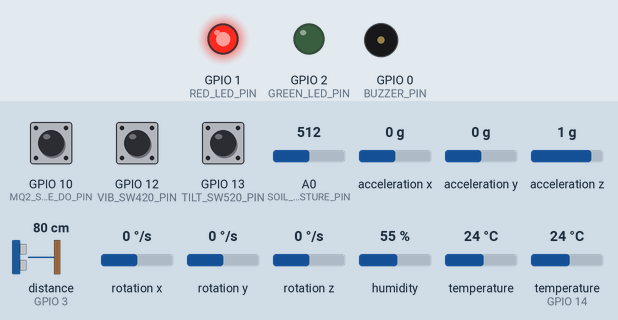
This sketch was run on a simulated ESP8266 (NodeMCU). Parts: output pins drawn as LEDs (lit = HIGH), buzzer (waves = sounding). Wiring (inferred from the names in the program): ultrasonic range finder: trigger GPIO 15; echo GPIO 3. The test bench sets the inputs (shaded band); at power-on: acceleration x 0 g, acceleration z 1 g, GPIO 10 (MQ2_SMOKE_DO_PIN) LOW, GPIO 12 (VIB_SW420_PIN) LOW, GPIO 13 (TILT_SW520_PIN) HIGH, A0 (SOIL_MOISTURE_PIN) = 512, acceleration y 0 g, distance to the obstacle (sensor on GPIO 3) 80 cm, rotation x 0 °/s, rotation y 0 °/s, rotation z 0 °/s, humidity 55 %, temperature 24 °C, temperature (sensor on GPIO 14) 24 °C. The echo pulse lasts 58.3 µs per cm; WiFi joins after 1.5 s; servers stay silent unless stated; uploads are accepted with an empty reply; pins used as bus, display or sensor lines are not drawn; what the sketch prints to the serial monitor is not drawn.

Above: at 3.7 s.
3.8 s: acceleration x set to -0.5 g
14.4 s: acceleration x set to -0.8 g
At 19.3 s:
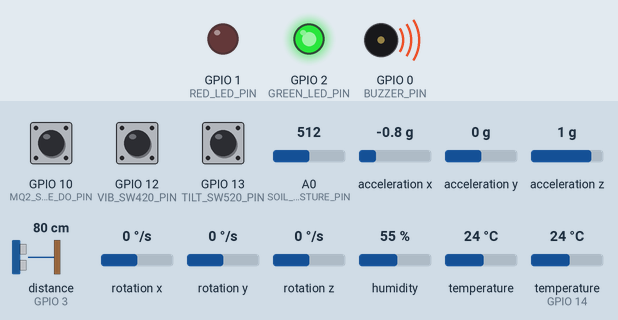
20.3 s: acceleration z set to 0.8 g
At 24.2 s:
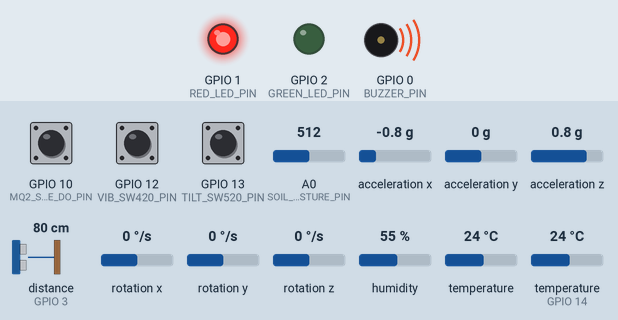
46.1 s: acceleration x set to -1.1 g
At 51.1 s:
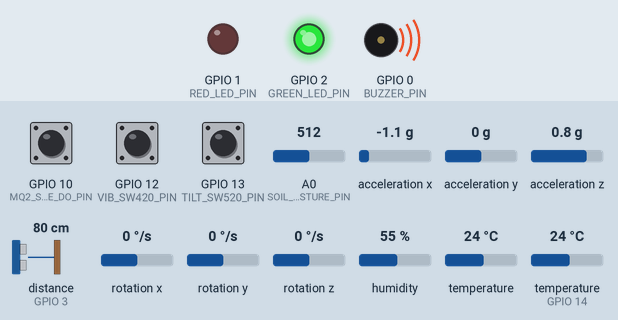
Timing chart, 0 to 52.6 s (numbered marks = the images above; inputs shaded):
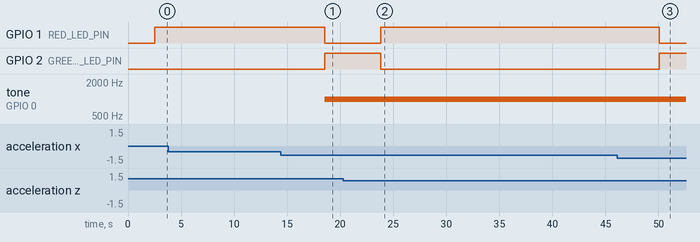

Measured:
- the behaviour switches between -0.6 and -0.7 g on acceleration x (found by bisection; images 0 and 1)
- the behaviour switches between 1 and 0.9 g on acceleration z (found by bisection; images 1 and 2)
- the behaviour switches between -0.9 and -1 g on acceleration x (found by bisection; images 2 and 3)
- after the input at 3.8 s, every drawn part: stays the same
- after the input at 14.4 s, GPIO 1 (RED_LED_PIN): HIGH → LOW after 4.1 s; GPIO 2 (GREEN_LED_PIN): LOW → HIGH after 4.1 s; tone on GPIO 0 (BUZZER_PIN): silent → 1000 Hz after 4.1 s
- after the input at 20.3 s, GPIO 1 (RED_LED_PIN): LOW → HIGH after 3.5 s; GPIO 2 (GREEN_LED_PIN): HIGH → LOW after 3.5 s
- after the input at 46.1 s, GPIO 1 (RED_LED_PIN): HIGH → LOW after 4.0 s; GPIO 2 (GREEN_LED_PIN): LOW → HIGH after 4.0 s

The sketch:

esp8266_sensors.ino
```cpp
/*
 * D-SQUARE 2.0 (Disaster Surveillance using Quadruple UAV AI Remote Earth-observation)
 * ESP8266 NodeMCU Firmware (10 Sensors + Alert Controls)
 *
 * FINAL CORRECTED Pin Configuration - ALL CONFLICTS RESOLVED
 *
 * Hardware Connections:
 * - DHT11 (Temp/Humidity): GPIO 14 (D5)
 * - Soil Moisture Sensor: Analog A0 + Power Control GPIO 16 (D0)
 * - MQ-2 Smoke Sensor: Digital Output GPIO 10 (RX) - ALREADY CONNECTED
 * - SW-420 Vibration Sensor: GPIO 12 (D6)
 * - SW-520D Tilt Sensor: GPIO 13 (D7)
 * - HC-SR04 Ultrasonic (Water Level): TRIG GPIO 15 (D8), ECHO GPIO 3 (RX)
 * - MPU6050 (Vibration/Accel): I2C SDA GPIO 4 (D2), SCL GPIO 5 (D1)
 * - RGB Alert LED: Red GPIO 1 (TX), Green GPIO 2 (D4)
 * - Piezo Buzzer: GPIO 0 (D3)
 */

#include <ESP8266WiFi.h>
#include <ESP8266HTTPClient.h>
#include <WiFiClient.h>
#include <DHT.h>
#include <Wire.h>
#include <Adafruit_MPU6050.h>
#include <Adafruit_Sensor.h>

// ==================== WiFi Configuration ====================
const char* ssid = "YOUR_WIFI_SSID";
const char* password = "YOUR_WIFI_PASSWORD";

// ==================== Server Endpoint ====================
const char* serverUrl = "http://192.168.1.100:5000/api/sensor_data";

// ==================== FINAL CORRECTED Pin Definitions ====================
#define DHTPIN 14              // D5 - DHT11 Temperature/Humidity
#define DHTTYPE DHT11

#define SOIL_MOISTURE_PIN A0   // A0 - Soil Moisture Analog Output
#define SOIL_POWER_PIN 16      // D0 - Soil Sensor Power Control (prevents electrolysis)

#define MQ2_SMOKE_DO_PIN 10    // RX - MQ-2 Gas/Smoke Digital Output (ALREADY CONNECTED)

#define VIB_SW420_PIN 12       // D6 - SW-420 Digital Vibration Sensor
#define TILT_SW520_PIN 13      // D7 - SW-520D Tilt Ball Switch Sensor

#define TRIG_PIN 15            // D8 - HC-SR04 Ultrasonic Trigger
#define ECHO_PIN 3             // RX - HC-SR04 Ultrasonic Echo

#define RED_LED_PIN 1          // TX - Red Alert LED (Active LOW)
#define GREEN_LED_PIN 2        // D4 - Green Status LED (Active LOW)
#define BUZZER_PIN 0           // D3 - Piezo Buzzer (Active LOW)

// ==================== Global Objects ====================
DHT dht(DHTPIN, DHTTYPE);
Adafruit_MPU6050 mpu;

// ==================== Setup Function ====================
void setup() {
  Serial.begin(115200);
  delay(1000);

  // Initialize all pins
  pinMode(TRIG_PIN, OUTPUT);
  pinMode(ECHO_PIN, INPUT);
  pinMode(VIB_SW420_PIN, INPUT);
  pinMode(TILT_SW520_PIN, INPUT_PULLUP);
  pinMode(MQ2_SMOKE_DO_PIN, INPUT);
  pinMode(SOIL_POWER_PIN, OUTPUT);
  pinMode(RED_LED_PIN, OUTPUT);
  pinMode(GREEN_LED_PIN, OUTPUT);
  pinMode(BUZZER_PIN, OUTPUT);

  // Initialize DHT11 sensor
  dht.begin();

  // Initialize I2C for MPU6050 (SDA=GPIO 4, SCL=GPIO 5)
  Wire.begin(4, 5);

  // Initialize MPU6050
  if (!mpu.begin()) {
    Serial.println("Warning: MPU6050 Gyro/Accelerometer not detected!");
  } else {
    Serial.println("MPU6050 initialized successfully!");
  }

  // Connect to WiFi
  WiFi.begin(ssid, password);
  Serial.print("\nConnecting to WiFi");
  while (WiFi.status() != WL_CONNECTED) {
    delay(500);
    Serial.print(".");
  }
  Serial.println("\nWiFi Connected!");
  Serial.print("IP Address: ");
  Serial.println(WiFi.localIP());

  // Set default LED state (GREEN = Normal, RED = OFF)
  digitalWrite(GREEN_LED_PIN, LOW);    // GREEN ON (Active LOW)
  digitalWrite(RED_LED_PIN, HIGH);     // RED OFF (Active HIGH)
  digitalWrite(BUZZER_PIN, LOW);       // Buzzer OFF

  Serial.println("\n=== D-SQUARE 2.0 Node Initialized ===");
  Serial.println("Sensors: DHT11, Soil Moisture, MQ-2, Vibration, Tilt, HC-SR04, MPU6050");
  Serial.println("======================================\n");
}

// ==================== Main Loop Function ====================
void loop() {
  if (WiFi.status() == WL_CONNECTED) {

    // ========== 1. Read DHT11 Temperature & Humidity ==========
    float temp = dht.readTemperature();
    float hum = dht.readHumidity();

    // Handle sensor read errors
    if (isnan(temp)) {
      Serial.println("DHT11 Temperature read error, using default");
      temp = 25.0;
    }
    if (isnan(hum)) {
      Serial.println("DHT11 Humidity read error, using default");
      hum = 50.0;
    }

    // ========== 2. Read Capacitive Soil Moisture Sensor (with Power Control) ==========
    digitalWrite(SOIL_POWER_PIN, HIGH);  // Power ON soil probe
    delay(10);                            // Wait for sensor to stabilize
    int soilRaw = analogRead(SOIL_MOISTURE_PIN);
    digitalWrite(SOIL_POWER_PIN, LOW);   // Power OFF to prevent electrolysis/corrosion

    // Map raw ADC value (350-850) to percentage (0-100%)
    float soilMoisturePercent = map(soilRaw, 850, 350, 0, 100);
    soilMoisturePercent = constrain(soilMoisturePercent, 0, 100);  // Clamp to 0-100%

    // ========== 3. Read MQ-2 Smoke & Gas Detector (Digital Output) ==========
    float smokePpm = digitalRead(MQ2_SMOKE_DO_PIN) == HIGH ? 850.0 : 185.0;

    // ========== 4. Read SW-520D Tilt Switch & SW-420 Vibration Switch ==========
    int tiltState = digitalRead(TILT_SW520_PIN) == LOW ? 1 : 0;  // LOW = Tilted
    int vibAlarmState = digitalRead(VIB_SW420_PIN) == HIGH ? 1 : 0;  // HIGH = Vibration detected

    // ========== 5. Read HC-SR04 Ultrasonic Water Level ==========
    digitalWrite(TRIG_PIN, LOW);
    delayMicroseconds(2);
    digitalWrite(TRIG_PIN, HIGH);
    delayMicroseconds(10);
    digitalWrite(TRIG_PIN, LOW);
    long duration = pulseIn(ECHO_PIN, HIGH, 30000);  // 30ms timeout

    // Calculate distance in cm (speed of sound = 0.0343 cm/µs)
    float waterLevelCm = (duration * 0.0343) / 2.0;

    // Validate reading (0-400cm range)
    if (waterLevelCm < 0 || waterLevelCm > 400) {
      waterLevelCm = 0;  // Invalid reading
    }

    // ========== 6. Read MPU6050 6-Axis Gyro & Accelerometer ==========
    sensors_event_t a, g, temp_mpu;
    float vibration = 0.1;
    float tiltAngleDeg = 0.0;
    float gyroRotationDegS = 0.0;

    if (mpu.getEvent(&a, &g, &temp_mpu)) {
      // Calculate acceleration magnitude minus gravity (9.81 m/s²)
      float accelMag = sqrt(
        a.acceleration.x * a.acceleration.x +
        a.acceleration.y * a.acceleration.y +
        a.acceleration.z * a.acceleration.z
      );
      vibration = abs(accelMag - 9.81);

      // Calculate Pitch & Roll tilt angles in degrees
      float pitch = atan2(a.acceleration.y, a.acceleration.z) * 180.0 / M_PI;
      float roll = atan2(-a.acceleration.x,
                sqrt(a.acceleration.y * a.acceleration.y + a.acceleration.z * a.acceleration.z)) * 180.0 / M_PI;
      tiltAngleDeg = sqrt(pitch * pitch + roll * roll);

      // Calculate gyroscope angular rate magnitude (deg/s)
      gyroRotationDegS = sqrt(
        g.gyro.x * g.gyro.x +
        g.gyro.y * g.gyro.y +
        g.gyro.z * g.gyro.z
      ) * 57.2958;  // Convert rad/s to deg/s
    }

    // ========== 7. Prepare JSON Payload ==========
    WiFiClient client;
    HTTPClient http;
    http.begin(client, serverUrl);
    http.addHeader("Content-Type", "application/json");

    String jsonPayload = "{";
    jsonPayload += "\"temperature\":" + String(temp, 1) + ",";
    jsonPayload += "\"humidity\":" + String(hum, 1) + ",";
    jsonPayload += "\"smoke\":" + String(smokePpm, 1) + ",";
    jsonPayload += "\"soil_moisture\":" + String(soilMoisturePercent, 1) + ",";
    jsonPayload += "\"water_level\":" + String(waterLevelCm, 1) + ",";
    jsonPayload += "\"flame\":" + String(0) + ",";
    jsonPayload += "\"vibration\":" + String(vibration, 2) + ",";
    jsonPayload += "\"tilt_angle\":" + String(tiltAngleDeg, 1) + ",";
    jsonPayload += "\"gyro_rate\":" + String(gyroRotationDegS, 1) + ",";
    jsonPayload += "\"tilt_state\":" + String(tiltState) + ",";
    jsonPayload += "\"vibration_alarm\":" + String(vibAlarmState) + ",";
    jsonPayload += "\"node_id\":\"ESP8266_NODE_01\"";
    jsonPayload += "}";

    // ========== 8. Send Data to Server ==========
    Serial.println("\n--- Sending Sensor Data ---");
    Serial.println("Payload: " + jsonPayload);

    int httpResponseCode = http.POST(jsonPayload);

    if (httpResponseCode > 0) {
      String response = http.getString();
      Serial.println("HTTP Response Code: " + String(httpResponseCode));
      Serial.println("Server Response: " + response);

      // ========== 9. Trigger Local Alarm if CRITICAL ==========
      bool isCritical = response.indexOf("CRITICAL") > 0;
      bool isHighTemp = temp > 45.0;
      bool isHighSmoke = smokePpm > 700;
      bool isHighVibration = vibration > 2.0;
      bool isTilted = tiltState == 1;

      if (isCritical || isHighTemp || isHighSmoke || isHighVibration || isTilted) {
        // Trigger RED LED + Buzzer alarm
        digitalWrite(RED_LED_PIN, LOW);     // RED ON (Active LOW)
        digitalWrite(GREEN_LED_PIN, HIGH);  // GREEN OFF
        tone(BUZZER_PIN, 1000);             // 1 kHz alarm sound

        Serial.println("⚠️ ALERT TRIGGERED! RED LED + BUZZER ON");
      } else {
        // Normal state - GREEN LED ON
        digitalWrite(RED_LED_PIN, HIGH);    // RED OFF
        digitalWrite(GREEN_LED_PIN, LOW);   // GREEN ON (Active LOW)
        noTone(BUZZER_PIN);                 // Buzzer OFF

        Serial.println("✅ Normal State - GREEN LED ON");
      }
    } else {
      Serial.println("Error on HTTP POST: " + String(httpResponseCode));

      // Connection error - blink RED LED
      digitalWrite(RED_LED_PIN, LOW);
      delay(200);
      digitalWrite(RED_LED_PIN, HIGH);
    }

    http.end();

  } else {
    // WiFi disconnected - blink RED LED
    Serial.println("WiFi Disconnected!");
    digitalWrite(RED_LED_PIN, LOW);
    delay(500);
    digitalWrite(RED_LED_PIN, HIGH);
    delay(500);
  }

  // ========== 10. Wait 5 Seconds Before Next Reading ==========
  delay(5000);
}
```
